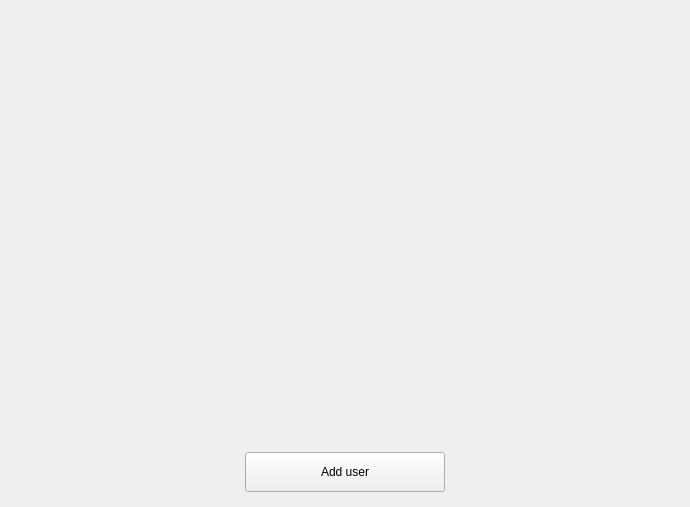
<?xml version="1.0" encoding="UTF-8"?>
<ui version="4.0">
 <class>UsersWidget</class>
 <widget class="QWidget" name="UsersWidget">
  <property name="geometry">
   <rect>
    <x>0</x>
    <y>0</y>
    <width>690</width>
    <height>507</height>
   </rect>
  </property>
  <property name="windowTitle">
   <string>Form</string>
  </property>
  <layout class="QVBoxLayout" name="verticalLayout_2">
   <property name="spacing">
    <number>0</number>
   </property>
   <property name="leftMargin">
    <number>0</number>
   </property>
   <property name="topMargin">
    <number>0</number>
   </property>
   <property name="rightMargin">
    <number>0</number>
   </property>
   <property name="bottomMargin">
    <number>15</number>
   </property>
   <item>
    <layout class="QVBoxLayout" name="verticalLayout">
     <item>
      <widget class="ColumnListWidget" name="columnList" native="true">
       <property name="sizePolicy">
        <sizepolicy hsizetype="Preferred" vsizetype="MinimumExpanding">
         <horstretch>0</horstretch>
         <verstretch>0</verstretch>
        </sizepolicy>
       </property>
      </widget>
     </item>
     <item>
      <spacer name="verticalSpacer">
       <property name="orientation">
        <enum>Qt::Vertical</enum>
       </property>
       <property name="sizeType">
        <enum>QSizePolicy::Fixed</enum>
       </property>
       <property name="sizeHint" stdset="0">
        <size>
         <width>20</width>
         <height>40</height>
        </size>
       </property>
      </spacer>
     </item>
     <item>
      <layout class="QHBoxLayout" name="horizontalLayout_2">
       <item>
        <spacer name="horizontalSpacer">
         <property name="orientation">
          <enum>Qt::Horizontal</enum>
         </property>
         <property name="sizeHint" stdset="0">
          <size>
           <width>40</width>
           <height>20</height>
          </size>
         </property>
        </spacer>
       </item>
       <item>
        <widget class="QPushButton" name="addUserBtn">
         <property name="sizePolicy">
          <sizepolicy hsizetype="Fixed" vsizetype="Fixed">
           <horstretch>0</horstretch>
           <verstretch>0</verstretch>
          </sizepolicy>
         </property>
         <property name="minimumSize">
          <size>
           <width>200</width>
           <height>40</height>
          </size>
         </property>
         <property name="text">
          <string>Add user</string>
         </property>
        </widget>
       </item>
       <item>
        <spacer name="horizontalSpacer_2">
         <property name="orientation">
          <enum>Qt::Horizontal</enum>
         </property>
         <property name="sizeHint" stdset="0">
          <size>
           <width>17</width>
           <height>20</height>
          </size>
         </property>
        </spacer>
       </item>
       <item>
        <widget class="QWidget" name="widget" native="true">
         <property name="sizePolicy">
          <sizepolicy hsizetype="Fixed" vsizetype="Fixed">
           <horstretch>100</horstretch>
           <verstretch>200</verstretch>
          </sizepolicy>
         </property>
         <property name="minimumSize">
          <size>
           <width>0</width>
           <height>0</height>
          </size>
         </property>
        </widget>
       </item>
      </layout>
     </item>
    </layout>
   </item>
  </layout>
 </widget>
 <customwidgets>
  <customwidget>
   <class>ColumnListWidget</class>
   <extends>QWidget</extends>
   <header>columnlistwidget.h</header>
   <container>1</container>
  </customwidget>
 </customwidgets>
 <resources/>
 <connections/>
</ui>
